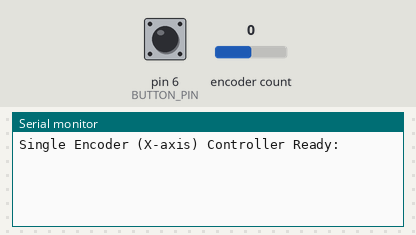
Bench run of a program on a simulated Teensy 4. Parts: the last lines printed to the serial monitor. The test bench sets the inputs (shaded band); at power-on: encoder count 0, pin 6 (BUTTON_PIN) HIGH.

Above: at 1.2 s.
1.3 s: encoder count set to 1
At 2.2 s:
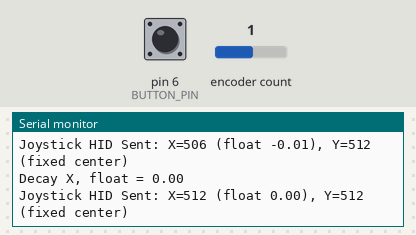
2.8 s: pin 6 (BUTTON_PIN) pulled LOW for 0.15 s
At 4.0 s:
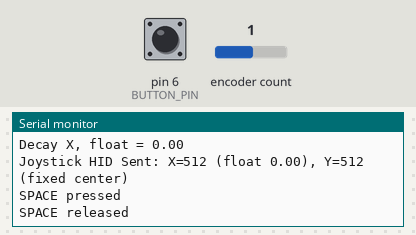
4.4 s: encoder count set to 0
At 5.8 s:
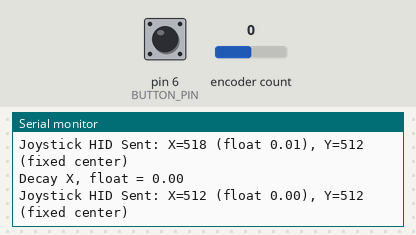
Timing chart, 0 to 7.4 s (numbered marks = the images above; inputs shaded):
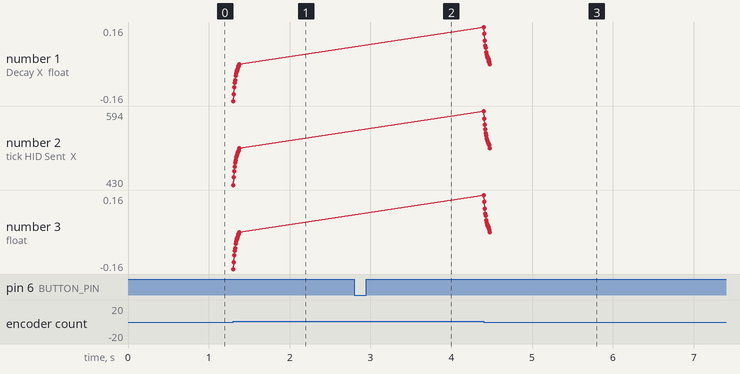

Measured:
- after the input at 1.3 s, the serial monitor: prints a new line at once (image 1)
- after the input at 2.8 s, the serial monitor: prints a new line at once (image 2)
- after the input at 4.4 s, the serial monitor: prints a new line at once (image 3)

The program:

main.cpp
```cpp
#include <Arduino.h>
#include <Encoder.h>
#include <Bounce.h>

// Pin definitions - UPDATED
const int ENCODER1_PIN_A = 2;  // Encoder 1 (Left/Right) - Pin A
const int ENCODER1_PIN_B = 3;  // Encoder 1 (Left/Right) - Pin B
const int BUTTON_PIN = 6;      // Spacebar button

Encoder encoder1(ENCODER1_PIN_A, ENCODER1_PIN_B);
Bounce button = Bounce(BUTTON_PIN, 10);

// Variable to store encoder positions
long encoder1Position = 0;
long lastEncoder1Position = 0;

int encoder1Accum = 0; // Tick accumulation for joystick sensitivit                y

// Float joystick state and tuning
float joystickXFloat = 0.0; // -1.0 (left) to 1.0 (right)
const float incrementStep = 0.05;   // change per encoder1 tick
const float decayRate = 0.8;       // auto-centering multiplier
const float zeroThreshold = 0.01;   // snap-to-zero threshold

void setup() {
  pinMode(BUTTON_PIN, INPUT_PULLUP);
  Serial.begin(9600);
  Serial.println("Single Encoder (X-axis) Controller Ready:");

  // Initialize Joystick
  Joystick.useManualSend(true);
  Joystick.X(512); // Center X
  Joystick.Y(512); // Center Y
  Joystick.send_now();
}

void loop() {
  button.update();
  bool joystickNeedsUpdate = false;

  // --- Read encoder 1 and update float directly ---
  encoder1Position = encoder1.read();
  if (encoder1Position != lastEncoder1Position) {
    int delta = encoder1Position - lastEncoder1Position;
    lastEncoder1Position = encoder1Position;

    float effectiveIncrement = incrementStep;
    joystickXFloat = constrain(
      joystickXFloat - delta * effectiveIncrement,
      -1.0, 1.0
    );
    joystickNeedsUpdate = true;
    Serial.print("Enc1 delta="); Serial.print(delta);
    Serial.print(" -> float X="); Serial.println(joystickXFloat);
  }

  // --- Auto-centering decay for X-axis ---
  if (joystickXFloat != 0.0) {
    float oldX = joystickXFloat;
    joystickXFloat *= decayRate;
    if (abs(joystickXFloat) < zeroThreshold) joystickXFloat = 0.0;
    if (joystickXFloat != oldX) {
      joystickNeedsUpdate = true;
      Serial.print("Decay X, float = "); Serial.println(joystickXFloat);
    }
  }

  // --- Update Joystick HID output ---
  if (joystickNeedsUpdate) {
    int xVal = round(512.0 + joystickXFloat * 511.0);
    int yVal = 512;
    xVal = constrain(xVal, 0, 1023);
    // yVal is already fixed at 512, constrain not strictly necessary but harmless
    // yVal = constrain(yVal, 0, 1023);

    Joystick.X(xVal);
    Joystick.Y(yVal);
    Joystick.send_now();

    Serial.print("Joystick HID Sent: X="); Serial.print(xVal);
    Serial.print(" (float "); Serial.print(joystickXFloat); Serial.print(")");
    Serial.print(", Y="); Serial.print(yVal);
    Serial.println(" (fixed center)");
  }

  // --- Button handling (Space) ---
  if (button.fallingEdge()) {
    Keyboard.press(' ');
    Serial.println("SPACE pressed");
  }
  if (button.risingEdge()) {
    Keyboard.release(' ');
    Serial.println("SPACE released");
  }

  // Small delay to avoid flooding and allow processing
  delay(5);
}
```
